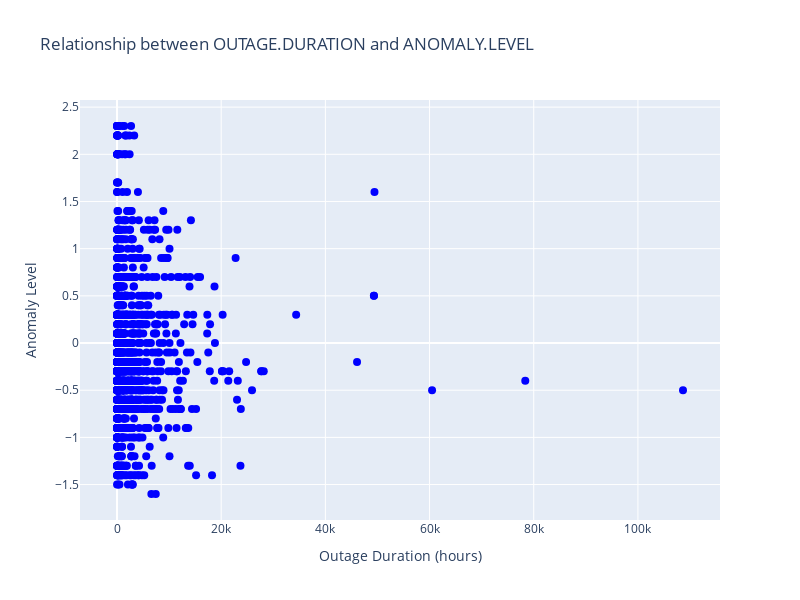

Notebook cell for this chart:
### Code cell
import plotly.graph_objects as go

# Create the figure with Plotly
fig = go.Figure()

# Add scatter plot to the figure
fig.add_trace(go.Scatter(
    x=df['OUTAGE.DURATION'], 
    y=df['ANOMALY.LEVEL'], 
    mode='markers', 
    marker=dict(color='blue', size=8),
    name='Power Outages'
))

# Add titles and labels
fig.update_layout(
    title='Relationship between OUTAGE.DURATION and ANOMALY.LEVEL',
    xaxis_title='Outage Duration (hours)',
    yaxis_title='Anomaly Level',
    template='plotly',
    height=600,
    width=800
)

# Show the interactive plot
fig.show()

### Figure 1 — Plotly figure (JSON) as saved in the notebook; plotly's stock layout.template omitted (floating-point values rounded to 4 significant figures; data arrays with more than 128 entries replaced by an {"elided": "..."} marker saying what was removed)
{"data": [{"marker": {"color": "blue", "size": 8}, "mode": "markers", "name": "Power Outages", "type": "scatter", "x": {"elided": "1534 int values"}, "y": {"elided": "1534 float values"}}], "layout": {"height": 600, "title": {"text": "Relationship between OUTAGE.DURATION and ANOMALY.LEVEL"}, "width": 800, "xaxis": {"autorange": true, "range": [-7103.0, 115800.0], "title": {"text": "Outage Duration (hours)"}, "type": "linear"}, "yaxis": {"autorange": true, "range": [-1.876, 2.576], "title": {"text": "Anomaly Level"}, "type": "linear"}}}
